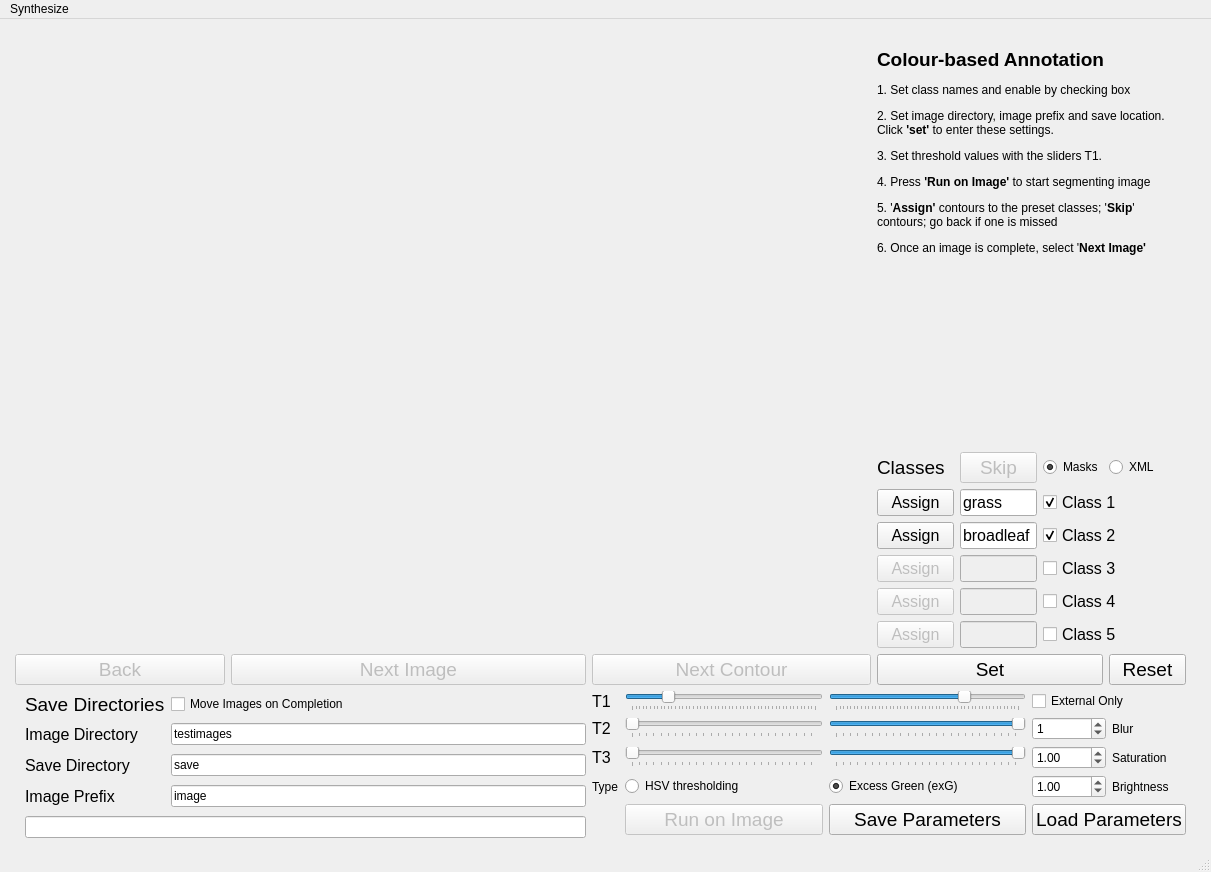
<?xml version="1.0" encoding="UTF-8"?>
<ui version="4.0">
 <class>MainWindow</class>
 <widget class="QMainWindow" name="MainWindow">
  <property name="geometry">
   <rect>
    <x>0</x>
    <y>0</y>
    <width>1211</width>
    <height>872</height>
   </rect>
  </property>
  <property name="sizePolicy">
   <sizepolicy hsizetype="Preferred" vsizetype="Preferred">
    <horstretch>0</horstretch>
    <verstretch>0</verstretch>
   </sizepolicy>
  </property>
  <property name="minimumSize">
   <size>
    <width>800</width>
    <height>600</height>
   </size>
  </property>
  <property name="windowTitle">
   <string>MainWindow</string>
  </property>
  <widget class="QWidget" name="centralwidget">
   <layout class="QGridLayout" name="gridLayout_4">
    <property name="leftMargin">
     <number>15</number>
    </property>
    <property name="topMargin">
     <number>15</number>
    </property>
    <property name="rightMargin">
     <number>15</number>
    </property>
    <property name="bottomMargin">
     <number>5</number>
    </property>
    <item row="0" column="5" rowspan="2">
     <layout class="QGridLayout" name="gridLayout" rowstretch="0,0,0,0,0,0,0,0,0,0,0" columnstretch="0,0,0,0">
      <property name="sizeConstraint">
       <enum>QLayout::SetMinimumSize</enum>
      </property>
      <property name="rightMargin">
       <number>10</number>
      </property>
      <item row="10" column="3">
       <widget class="QPushButton" name="resetpushButton">
        <property name="font">
         <font>
          <pointsize>14</pointsize>
         </font>
        </property>
        <property name="text">
         <string>Reset</string>
        </property>
       </widget>
      </item>
      <item row="6" column="0">
       <widget class="QPushButton" name="class2pushButton">
        <property name="font">
         <font>
          <pointsize>12</pointsize>
         </font>
        </property>
        <property name="text">
         <string>Assign</string>
        </property>
       </widget>
      </item>
      <item row="9" column="0">
       <widget class="QPushButton" name="class5pushButton">
        <property name="enabled">
         <bool>false</bool>
        </property>
        <property name="font">
         <font>
          <pointsize>12</pointsize>
         </font>
        </property>
        <property name="text">
         <string>Assign</string>
        </property>
       </widget>
      </item>
      <item row="7" column="0">
       <widget class="QPushButton" name="class3pushButton">
        <property name="enabled">
         <bool>false</bool>
        </property>
        <property name="font">
         <font>
          <pointsize>12</pointsize>
         </font>
        </property>
        <property name="text">
         <string>Assign</string>
        </property>
       </widget>
      </item>
      <item row="8" column="0">
       <widget class="QPushButton" name="class4pushButton">
        <property name="enabled">
         <bool>false</bool>
        </property>
        <property name="font">
         <font>
          <pointsize>12</pointsize>
         </font>
        </property>
        <property name="text">
         <string>Assign</string>
        </property>
       </widget>
      </item>
      <item row="6" column="1">
       <widget class="QLineEdit" name="class2lineEdit">
        <property name="font">
         <font>
          <pointsize>12</pointsize>
         </font>
        </property>
        <property name="text">
         <string>broadleaf</string>
        </property>
       </widget>
      </item>
      <item row="7" column="1">
       <widget class="QLineEdit" name="class3lineEdit">
        <property name="enabled">
         <bool>false</bool>
        </property>
        <property name="font">
         <font>
          <pointsize>12</pointsize>
         </font>
        </property>
       </widget>
      </item>
      <item row="9" column="1">
       <widget class="QLineEdit" name="class5lineEdit">
        <property name="enabled">
         <bool>false</bool>
        </property>
        <property name="font">
         <font>
          <pointsize>12</pointsize>
         </font>
        </property>
       </widget>
      </item>
      <item row="5" column="1">
       <widget class="QLineEdit" name="class1lineEdit">
        <property name="font">
         <font>
          <pointsize>12</pointsize>
         </font>
        </property>
        <property name="text">
         <string>grass</string>
        </property>
       </widget>
      </item>
      <item row="8" column="1">
       <widget class="QLineEdit" name="class4lineEdit">
        <property name="enabled">
         <bool>false</bool>
        </property>
        <property name="font">
         <font>
          <pointsize>12</pointsize>
         </font>
        </property>
       </widget>
      </item>
      <item row="10" column="0" colspan="3">
       <widget class="QPushButton" name="setpushButton">
        <property name="font">
         <font>
          <pointsize>14</pointsize>
         </font>
        </property>
        <property name="text">
         <string>Set</string>
        </property>
       </widget>
      </item>
      <item row="5" column="0">
       <widget class="QPushButton" name="class1pushButton">
        <property name="font">
         <font>
          <pointsize>12</pointsize>
         </font>
        </property>
        <property name="text">
         <string>Assign</string>
        </property>
       </widget>
      </item>
      <item row="0" column="0" colspan="4">
       <widget class="QLabel" name="label_8">
        <property name="sizePolicy">
         <sizepolicy hsizetype="Preferred" vsizetype="Preferred">
          <horstretch>0</horstretch>
          <verstretch>0</verstretch>
         </sizepolicy>
        </property>
        <property name="acceptDrops">
         <bool>true</bool>
        </property>
        <property name="text">
         <string>&lt;html&gt;&lt;head/&gt;&lt;body&gt;&lt;p&gt;&lt;br/&gt;&lt;span style=&quot; font-size:14pt; font-weight:600;&quot;&gt;Colour-based Annotation&lt;/span&gt;&lt;/p&gt;&lt;p&gt;1. Set class names and enable by checking box&lt;/p&gt;&lt;p&gt;2. Set image directory, image prefix and save location. Click &lt;span style=&quot; font-weight:600;&quot;&gt;'set' &lt;/span&gt;to enter these settings.&lt;/p&gt;&lt;p&gt;3. Set threshold values with the sliders T1.&lt;/p&gt;&lt;p&gt;4. Press&lt;span style=&quot; font-weight:600;&quot;&gt; 'Run on Image'&lt;/span&gt; to start segmenting image&lt;/p&gt;&lt;p&gt;5. '&lt;span style=&quot; font-weight:600;&quot;&gt;Assign' &lt;/span&gt;contours to the preset classes; '&lt;span style=&quot; font-weight:600;&quot;&gt;Skip&lt;/span&gt;' contours; go back if one is missed&lt;/p&gt;&lt;p&gt;6. Once an image is complete, select '&lt;span style=&quot; font-weight:600;&quot;&gt;Next Image'&lt;/span&gt;&lt;/p&gt;&lt;/body&gt;&lt;/html&gt;</string>
        </property>
        <property name="wordWrap">
         <bool>true</bool>
        </property>
       </widget>
      </item>
      <item row="1" column="0" rowspan="3" colspan="4">
       <widget class="QLabel" name="outDisplay">
        <property name="sizePolicy">
         <sizepolicy hsizetype="Preferred" vsizetype="Preferred">
          <horstretch>0</horstretch>
          <verstretch>0</verstretch>
         </sizepolicy>
        </property>
        <property name="minimumSize">
         <size>
          <width>0</width>
          <height>0</height>
         </size>
        </property>
        <property name="text">
         <string/>
        </property>
       </widget>
      </item>
      <item row="4" column="0">
       <widget class="QLabel" name="label_7">
        <property name="sizePolicy">
         <sizepolicy hsizetype="Preferred" vsizetype="Preferred">
          <horstretch>0</horstretch>
          <verstretch>0</verstretch>
         </sizepolicy>
        </property>
        <property name="font">
         <font>
          <pointsize>14</pointsize>
         </font>
        </property>
        <property name="text">
         <string>Classes</string>
        </property>
       </widget>
      </item>
      <item row="4" column="1">
       <widget class="QPushButton" name="skippushButton">
        <property name="enabled">
         <bool>false</bool>
        </property>
        <property name="font">
         <font>
          <pointsize>14</pointsize>
         </font>
        </property>
        <property name="text">
         <string>Skip</string>
        </property>
       </widget>
      </item>
      <item row="4" column="2">
       <widget class="QRadioButton" name="masksradioButton">
        <property name="text">
         <string>Masks</string>
        </property>
        <property name="checked">
         <bool>true</bool>
        </property>
        <attribute name="buttonGroup">
         <string notr="true">buttonGroup_2</string>
        </attribute>
       </widget>
      </item>
      <item row="4" column="3">
       <widget class="QRadioButton" name="xmlradioButton">
        <property name="sizePolicy">
         <sizepolicy hsizetype="Minimum" vsizetype="Fixed">
          <horstretch>0</horstretch>
          <verstretch>0</verstretch>
         </sizepolicy>
        </property>
        <property name="text">
         <string>XML</string>
        </property>
        <attribute name="buttonGroup">
         <string notr="true">buttonGroup_2</string>
        </attribute>
       </widget>
      </item>
      <item row="5" column="2" colspan="2">
       <widget class="QCheckBox" name="class1checkBox">
        <property name="font">
         <font>
          <pointsize>12</pointsize>
         </font>
        </property>
        <property name="text">
         <string>Class 1</string>
        </property>
        <property name="checked">
         <bool>true</bool>
        </property>
       </widget>
      </item>
      <item row="6" column="2" colspan="2">
       <widget class="QCheckBox" name="class2checkBox">
        <property name="font">
         <font>
          <pointsize>12</pointsize>
         </font>
        </property>
        <property name="text">
         <string>Class 2</string>
        </property>
        <property name="checked">
         <bool>true</bool>
        </property>
       </widget>
      </item>
      <item row="7" column="2" colspan="2">
       <widget class="QCheckBox" name="class3checkBox">
        <property name="font">
         <font>
          <pointsize>12</pointsize>
         </font>
        </property>
        <property name="text">
         <string>Class 3</string>
        </property>
       </widget>
      </item>
      <item row="8" column="2" colspan="2">
       <widget class="QCheckBox" name="class4checkBox">
        <property name="font">
         <font>
          <pointsize>12</pointsize>
         </font>
        </property>
        <property name="text">
         <string>Class 4</string>
        </property>
       </widget>
      </item>
      <item row="9" column="2" colspan="2">
       <widget class="QCheckBox" name="class5checkBox">
        <property name="font">
         <font>
          <pointsize>12</pointsize>
         </font>
        </property>
        <property name="text">
         <string>Class 5</string>
        </property>
       </widget>
      </item>
     </layout>
    </item>
    <item row="1" column="0">
     <widget class="QPushButton" name="backpushButton">
      <property name="enabled">
       <bool>false</bool>
      </property>
      <property name="font">
       <font>
        <pointsize>14</pointsize>
       </font>
      </property>
      <property name="text">
       <string>Back</string>
      </property>
     </widget>
    </item>
    <item row="2" column="3" colspan="3">
     <layout class="QGridLayout" name="gridLayout_3">
      <property name="rightMargin">
       <number>10</number>
      </property>
      <property name="bottomMargin">
       <number>10</number>
      </property>
      <item row="2" column="1">
       <widget class="QSlider" name="t3minSlider">
        <property name="maximum">
         <number>128</number>
        </property>
        <property name="orientation">
         <enum>Qt::Horizontal</enum>
        </property>
        <property name="tickPosition">
         <enum>QSlider::TicksBelow</enum>
        </property>
        <property name="tickInterval">
         <number>5</number>
        </property>
       </widget>
      </item>
      <item row="2" column="2">
       <widget class="QSlider" name="t3maxSlider">
        <property name="minimum">
         <number>128</number>
        </property>
        <property name="maximum">
         <number>255</number>
        </property>
        <property name="sliderPosition">
         <number>255</number>
        </property>
        <property name="orientation">
         <enum>Qt::Horizontal</enum>
        </property>
        <property name="invertedAppearance">
         <bool>false</bool>
        </property>
        <property name="tickPosition">
         <enum>QSlider::TicksBelow</enum>
        </property>
        <property name="tickInterval">
         <number>5</number>
        </property>
       </widget>
      </item>
      <item row="3" column="1">
       <widget class="QRadioButton" name="hsvradioButton">
        <property name="text">
         <string>HSV thresholding</string>
        </property>
        <attribute name="buttonGroup">
         <string notr="true">buttonGroup</string>
        </attribute>
       </widget>
      </item>
      <item row="4" column="2">
       <widget class="QPushButton" name="saveParameterspushButton">
        <property name="font">
         <font>
          <pointsize>14</pointsize>
         </font>
        </property>
        <property name="text">
         <string>Save Parameters</string>
        </property>
       </widget>
      </item>
      <item row="0" column="2">
       <widget class="QSlider" name="t1maxSlider">
        <property name="minimum">
         <number>0</number>
        </property>
        <property name="maximum">
         <number>255</number>
        </property>
        <property name="value">
         <number>180</number>
        </property>
        <property name="sliderPosition">
         <number>180</number>
        </property>
        <property name="orientation">
         <enum>Qt::Horizontal</enum>
        </property>
        <property name="tickPosition">
         <enum>QSlider::TicksBelow</enum>
        </property>
        <property name="tickInterval">
         <number>5</number>
        </property>
       </widget>
      </item>
      <item row="3" column="0">
       <widget class="QLabel" name="label_9">
        <property name="text">
         <string>Type</string>
        </property>
       </widget>
      </item>
      <item row="2" column="0">
       <widget class="QLabel" name="label_5">
        <property name="font">
         <font>
          <pointsize>12</pointsize>
         </font>
        </property>
        <property name="text">
         <string>T3</string>
        </property>
       </widget>
      </item>
      <item row="4" column="1">
       <widget class="QPushButton" name="runpushButton">
        <property name="enabled">
         <bool>false</bool>
        </property>
        <property name="font">
         <font>
          <pointsize>14</pointsize>
         </font>
        </property>
        <property name="text">
         <string>Run on Image</string>
        </property>
       </widget>
      </item>
      <item row="0" column="1">
       <widget class="QSlider" name="t1minSlider">
        <property name="maximum">
         <number>255</number>
        </property>
        <property name="sliderPosition">
         <number>50</number>
        </property>
        <property name="orientation">
         <enum>Qt::Horizontal</enum>
        </property>
        <property name="tickPosition">
         <enum>QSlider::TicksBelow</enum>
        </property>
        <property name="tickInterval">
         <number>5</number>
        </property>
       </widget>
      </item>
      <item row="1" column="2">
       <widget class="QSlider" name="t2maxSlider">
        <property name="minimum">
         <number>128</number>
        </property>
        <property name="maximum">
         <number>255</number>
        </property>
        <property name="sliderPosition">
         <number>255</number>
        </property>
        <property name="orientation">
         <enum>Qt::Horizontal</enum>
        </property>
        <property name="tickPosition">
         <enum>QSlider::TicksBelow</enum>
        </property>
        <property name="tickInterval">
         <number>5</number>
        </property>
       </widget>
      </item>
      <item row="0" column="0">
       <widget class="QLabel" name="label_3">
        <property name="font">
         <font>
          <pointsize>12</pointsize>
         </font>
        </property>
        <property name="text">
         <string>T1</string>
        </property>
       </widget>
      </item>
      <item row="1" column="1">
       <widget class="QSlider" name="t2minSlider">
        <property name="maximum">
         <number>128</number>
        </property>
        <property name="orientation">
         <enum>Qt::Horizontal</enum>
        </property>
        <property name="tickPosition">
         <enum>QSlider::TicksBelow</enum>
        </property>
        <property name="tickInterval">
         <number>5</number>
        </property>
       </widget>
      </item>
      <item row="3" column="2">
       <widget class="QRadioButton" name="exGradioButton">
        <property name="text">
         <string>Excess Green (exG)</string>
        </property>
        <property name="checked">
         <bool>true</bool>
        </property>
        <attribute name="buttonGroup">
         <string notr="true">buttonGroup</string>
        </attribute>
       </widget>
      </item>
      <item row="1" column="0">
       <widget class="QLabel" name="label_4">
        <property name="font">
         <font>
          <pointsize>12</pointsize>
         </font>
        </property>
        <property name="text">
         <string>T2</string>
        </property>
       </widget>
      </item>
      <item row="2" column="4">
       <widget class="QLabel" name="label_11">
        <property name="text">
         <string>Saturation</string>
        </property>
       </widget>
      </item>
      <item row="2" column="3">
       <widget class="QDoubleSpinBox" name="satdoubleSpinBox">
        <property name="minimum">
         <double>0.100000000000000</double>
        </property>
        <property name="maximum">
         <double>3.000000000000000</double>
        </property>
        <property name="singleStep">
         <double>0.100000000000000</double>
        </property>
        <property name="value">
         <double>1.000000000000000</double>
        </property>
       </widget>
      </item>
      <item row="3" column="3">
       <widget class="QDoubleSpinBox" name="brightdoubleSpinBox">
        <property name="minimum">
         <double>0.100000000000000</double>
        </property>
        <property name="maximum">
         <double>3.000000000000000</double>
        </property>
        <property name="singleStep">
         <double>0.100000000000000</double>
        </property>
        <property name="value">
         <double>1.000000000000000</double>
        </property>
       </widget>
      </item>
      <item row="3" column="4">
       <widget class="QLabel" name="label_12">
        <property name="text">
         <string>Brightness</string>
        </property>
       </widget>
      </item>
      <item row="4" column="3" colspan="2">
       <widget class="QPushButton" name="loadpushButton">
        <property name="font">
         <font>
          <pointsize>14</pointsize>
         </font>
        </property>
        <property name="text">
         <string>Load Parameters</string>
        </property>
       </widget>
      </item>
      <item row="0" column="3" colspan="2">
       <widget class="QCheckBox" name="extOnlycheckBox">
        <property name="text">
         <string>External Only</string>
        </property>
       </widget>
      </item>
      <item row="1" column="3">
       <widget class="QSpinBox" name="blurspinBox">
        <property name="maximum">
         <number>101</number>
        </property>
        <property name="singleStep">
         <number>2</number>
        </property>
        <property name="value">
         <number>1</number>
        </property>
       </widget>
      </item>
      <item row="1" column="4">
       <widget class="QLabel" name="label_13">
        <property name="text">
         <string>Blur</string>
        </property>
       </widget>
      </item>
     </layout>
    </item>
    <item row="2" column="0" colspan="3">
     <layout class="QGridLayout" name="gridLayout_2">
      <property name="sizeConstraint">
       <enum>QLayout::SetDefaultConstraint</enum>
      </property>
      <property name="leftMargin">
       <number>10</number>
      </property>
      <property name="horizontalSpacing">
       <number>6</number>
      </property>
      <item row="1" column="0">
       <widget class="QLabel" name="label">
        <property name="font">
         <font>
          <pointsize>12</pointsize>
         </font>
        </property>
        <property name="text">
         <string>Image Directory</string>
        </property>
       </widget>
      </item>
      <item row="4" column="0" colspan="2">
       <widget class="QLineEdit" name="infolineEdit">
        <property name="readOnly">
         <bool>true</bool>
        </property>
       </widget>
      </item>
      <item row="2" column="0">
       <widget class="QLabel" name="label_2">
        <property name="font">
         <font>
          <pointsize>12</pointsize>
         </font>
        </property>
        <property name="text">
         <string>Save Directory</string>
        </property>
       </widget>
      </item>
      <item row="3" column="1">
       <widget class="QLineEdit" name="prefixlineEdit">
        <property name="text">
         <string>image</string>
        </property>
       </widget>
      </item>
      <item row="1" column="1">
       <widget class="QLineEdit" name="imageDirlineEdit">
        <property name="text">
         <string>testimages</string>
        </property>
       </widget>
      </item>
      <item row="3" column="0">
       <widget class="QLabel" name="label_10">
        <property name="font">
         <font>
          <pointsize>12</pointsize>
         </font>
        </property>
        <property name="text">
         <string>Image Prefix</string>
        </property>
       </widget>
      </item>
      <item row="2" column="1">
       <widget class="QLineEdit" name="saveDirlineEdit">
        <property name="text">
         <string>save</string>
        </property>
       </widget>
      </item>
      <item row="0" column="0">
       <widget class="QLabel" name="label_6">
        <property name="maximumSize">
         <size>
          <width>16777215</width>
          <height>20</height>
         </size>
        </property>
        <property name="font">
         <font>
          <pointsize>14</pointsize>
         </font>
        </property>
        <property name="text">
         <string>Save Directories</string>
        </property>
       </widget>
      </item>
      <item row="0" column="1">
       <widget class="QCheckBox" name="movecheckBox">
        <property name="text">
         <string>Move Images on Completion</string>
        </property>
       </widget>
      </item>
     </layout>
    </item>
    <item row="0" column="2" colspan="3">
     <widget class="QLabel" name="maskdisplayLabel">
      <property name="sizePolicy">
       <sizepolicy hsizetype="Preferred" vsizetype="Preferred">
        <horstretch>1</horstretch>
        <verstretch>1</verstretch>
       </sizepolicy>
      </property>
      <property name="minimumSize">
       <size>
        <width>425</width>
        <height>0</height>
       </size>
      </property>
      <property name="text">
       <string/>
      </property>
     </widget>
    </item>
    <item row="0" column="0" colspan="2">
     <widget class="QLabel" name="displayLabel">
      <property name="sizePolicy">
       <sizepolicy hsizetype="Preferred" vsizetype="Preferred">
        <horstretch>1</horstretch>
        <verstretch>1</verstretch>
       </sizepolicy>
      </property>
      <property name="minimumSize">
       <size>
        <width>425</width>
        <height>0</height>
       </size>
      </property>
      <property name="text">
       <string/>
      </property>
     </widget>
    </item>
    <item row="1" column="3" colspan="2">
     <widget class="QPushButton" name="nextcontourpushButton">
      <property name="enabled">
       <bool>false</bool>
      </property>
      <property name="font">
       <font>
        <pointsize>14</pointsize>
       </font>
      </property>
      <property name="text">
       <string>Next Contour</string>
      </property>
     </widget>
    </item>
    <item row="1" column="1" colspan="2">
     <widget class="QPushButton" name="nextimagepushButton">
      <property name="enabled">
       <bool>false</bool>
      </property>
      <property name="font">
       <font>
        <pointsize>14</pointsize>
       </font>
      </property>
      <property name="text">
       <string>Next Image</string>
      </property>
     </widget>
    </item>
   </layout>
  </widget>
  <widget class="QMenuBar" name="menubar">
   <property name="geometry">
    <rect>
     <x>0</x>
     <y>0</y>
     <width>1211</width>
     <height>21</height>
    </rect>
   </property>
   <widget class="QMenu" name="menuSynthesize">
    <property name="title">
     <string>Synthesize</string>
    </property>
    <addaction name="actionOpen_Image_Synthesizer"/>
   </widget>
   <addaction name="menuSynthesize"/>
  </widget>
  <widget class="QStatusBar" name="statusbar"/>
  <action name="actionOpen_Image_Synthesizer">
   <property name="text">
    <string>Open Image Synthesizer</string>
   </property>
  </action>
 </widget>
 <resources/>
 <connections/>
 <buttongroups>
  <buttongroup name="buttonGroup_2"/>
  <buttongroup name="buttonGroup"/>
 </buttongroups>
</ui>
